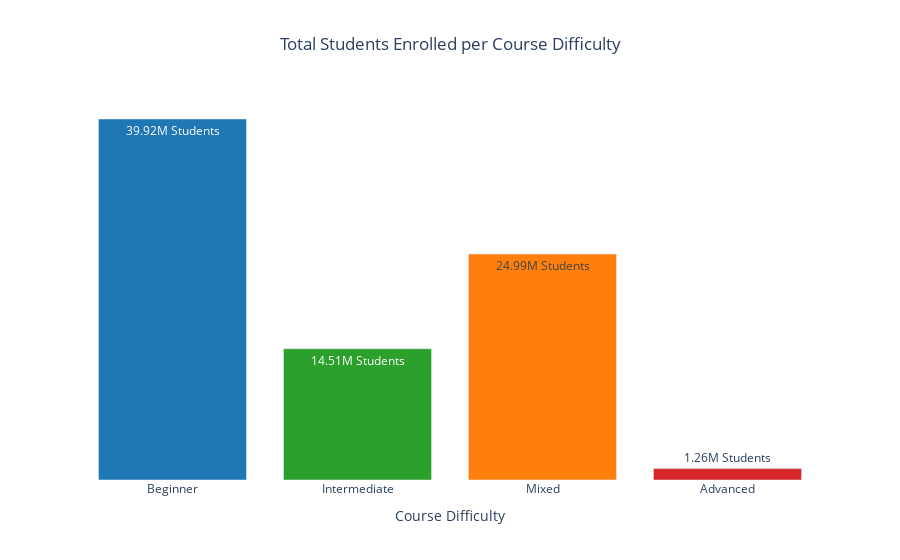

Notebook code for this chart:
### Markdown cell above
#### Enrollmennts per Difficulty Level

### Code cell
enrollments_by_difficulty = (
    df.groupby("course_difficulty")["course_students_enrolled"].sum().reset_index()
)
enrollments_by_difficulty["course_students_enrolled"] = (
    enrollments_by_difficulty["course_students_enrolled"] / 1e6
).round(2)

color_mapping = {
    "Beginner": "#1f77b4",
    "Intermediate": "#2ca02c",
    "Mixed": "#ff7f0e",
    "Advanced": "#d62728",
}

fig = px.bar(
    enrollments_by_difficulty,
    x="course_difficulty",
    y="course_students_enrolled",
    color="course_difficulty",
    color_discrete_map=color_mapping,
    category_orders={
        "course_difficulty": ["Beginner", "Intermediate", "Mixed", "Advanced"]
    },
    labels={
        "course_difficulty": "Course Difficulty",
        "course_students_enrolled": "Total Students Enrolled",
    },
    title="Total Students Enrolled per Course Difficulty",
    text_auto=True,
)

fig.update_layout(
    title_x=0.5,
    plot_bgcolor="white",
    showlegend=False,
    yaxis=dict(showgrid=False, visible=False),
)

fig.update_traces(hovertemplate=None, hoverinfo="skip", texttemplate="%{y}M Students")
fig.show()

### Figure 1 — Plotly figure (JSON) as saved in the notebook; plotly's stock layout.template omitted (floating-point values rounded to 4 significant figures)
{"data": [{"alignmentgroup": "True", "hoverinfo": "skip", "legendgroup": "Beginner", "marker": {"color": "#1f77b4", "pattern": {"shape": ""}}, "name": "Beginner", "offsetgroup": "Beginner", "orientation": "v", "showlegend": true, "textposition": "auto", "texttemplate": "%{y}M Students", "type": "bar", "x": ["Beginner"], "xaxis": "x", "y": [39.92], "yaxis": "y"}, {"alignmentgroup": "True", "hoverinfo": "skip", "legendgroup": "Intermediate", "marker": {"color": "#2ca02c", "pattern": {"shape": ""}}, "name": "Intermediate", "offsetgroup": "Intermediate", "orientation": "v", "showlegend": true, "textposition": "auto", "texttemplate": "%{y}M Students", "type": "bar", "x": ["Intermediate"], "xaxis": "x", "y": [14.51], "yaxis": "y"}, {"alignmentgroup": "True", "hoverinfo": "skip", "legendgroup": "Mixed", "marker": {"color": "#ff7f0e", "pattern": {"shape": ""}}, "name": "Mixed", "offsetgroup": "Mixed", "orientation": "v", "showlegend": true, "textposition": "auto", "texttemplate": "%{y}M Students", "type": "bar", "x": ["Mixed"], "xaxis": "x", "y": [24.99], "yaxis": "y"}, {"alignmentgroup": "True", "hoverinfo": "skip", "legendgroup": "Advanced", "marker": {"color": "#d62728", "pattern": {"shape": ""}}, "name": "Advanced", "offsetgroup": "Advanced", "orientation": "v", "showlegend": true, "textposition": "auto", "texttemplate": "%{y}M Students", "type": "bar", "x": ["Advanced"], "xaxis": "x", "y": [1.26], "yaxis": "y"}], "layout": {"barmode": "relative", "legend": {"title": {"text": "Course Difficulty"}, "tracegroupgap": 0}, "plot_bgcolor": "white", "showlegend": false, "title": {"text": "Total Students Enrolled per Course Difficulty", "x": 0.5}, "xaxis": {"anchor": "y", "categoryarray": ["Beginner", "Intermediate", "Mixed", "Advanced"], "categoryorder": "array", "domain": [0, 1], "title": {"text": "Course Difficulty"}}, "yaxis": {"anchor": "x", "domain": [0, 1], "showgrid": false, "title": {"text": "Total Students Enrolled"}, "visible": false}}}
